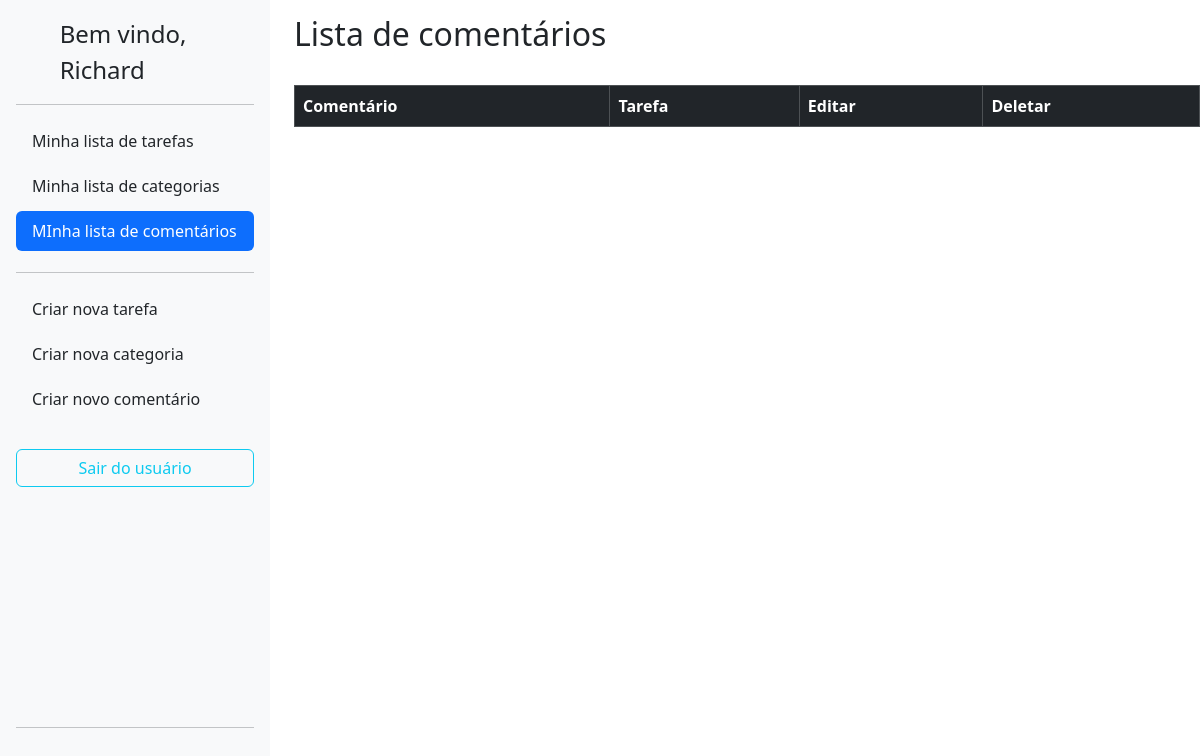
Page /comments/ (signed in) on the earlier database version.
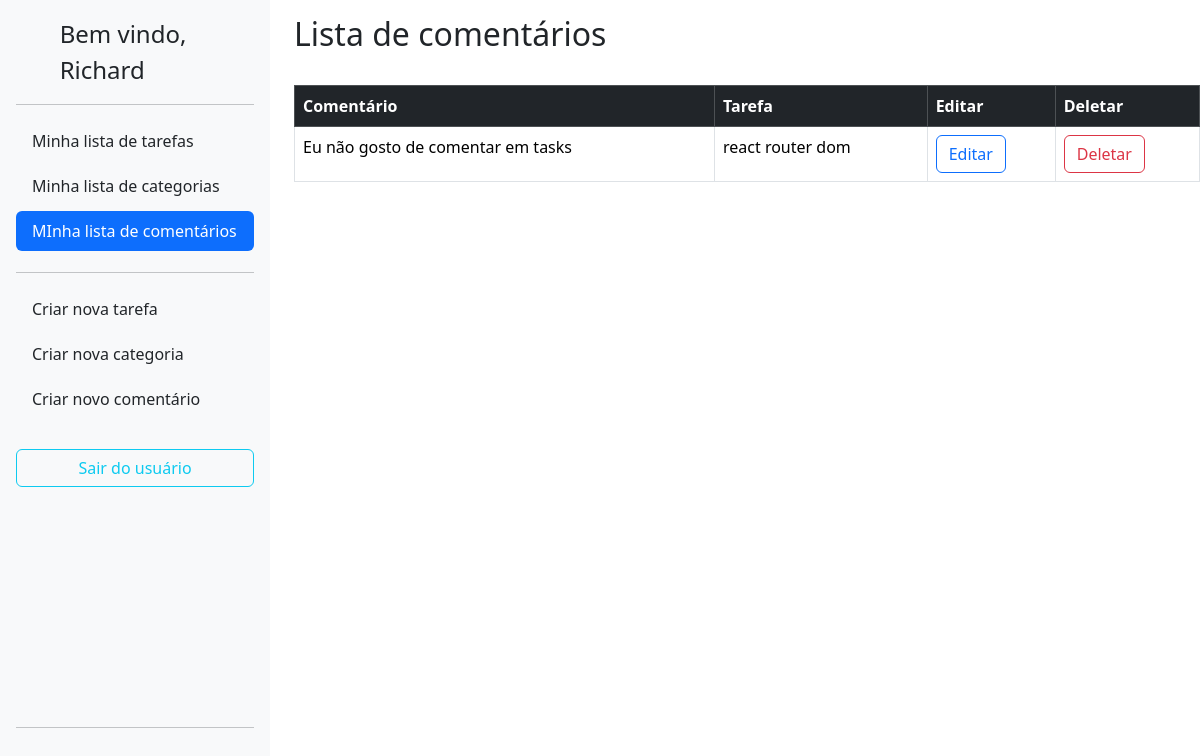
Same page on the later database version.
### lizetest/comments/models.py (models this page shows, shortened)
class Comment(BaseModel):
    comment = models.TextField(verbose_name="Comentário")
    task = models.ForeignKey(Task,on_delete=models.CASCADE,verbose_name="Tarefa")
    author = models.ForeignKey(User,on_delete=models.CASCADE,blank=True)

### lizetest/todo/models.py (models this page shows)
class Task(BaseModel):
    title = models.CharField(max_length=255,verbose_name="Título")
    description = models.TextField(verbose_name='Descrição')
    category = models.ForeignKey(Category, on_delete=models.CASCADE,verbose_name="Categoria")
    completion_date = models.DateTimeField(null=True, blank=True)
    completed = models.BooleanField(default=False)
    author = models.ForeignKey(User,on_delete=models.CASCADE,blank=True)
    def __str__(self):
        return self.title

### lizetest/comments/views.py (the view)
# urls.py: path('', CommentsListView.as_view(), name='comments_list'),
class CommentsListView(ListView,BaseViews):
    model = Comment
    template_name = 'comments_list.html'
    context_object_name = 'comments'
    def get_queryset(self):
        return Comment.objects.filter(author=self.request.user)
    def get_context_data(self, **kwargs):
        context = super().get_context_data(**kwargs)
        context['user'] = self.request.user.username
        return context

### lizetest/core/models.py (called while the page is built)
    def dispatch(self, request, *args, **kwargs):
        if not request.user.is_authenticated:
            return redirect('accounts:login')
        return super().dispatch(request, *args, **kwargs)

### lizetest/comments/templates/comments_list.html (shortened to what this page needs)
{% extends 'base.html' %}
  {% block content %}
  <div class="row">
    <div class="col-auto">
      {% include 'sidebar.html' %}
    </div>
    <div class="col">
      <h2 style="padding-top: 15px;">Lista de comentários</h2><br>
      <table class="table table-bordered">
        <thead>
          <tr class="table-dark">
            <th scope="col">Comentário</th>
            <th scope="col">Tarefa</th>
            <th scope="col">Editar</th>
            <th scope="col">Deletar</th>
          </tr>
        </thead>
        <tbody>
          {% for comment in comments %}
          <tr>
            <td>{{comment.comment}}</td>
            <td>{{comment.task}}</td>
            <td>
              <a href="{% url 'comments:comments_edit' pk=comment.pk %}">
                <button type="button" class="btn btn-outline-primary">Editar</button>
              </a>
            </td>
            <td>
              <a href="{% url 'comments:comments_delete' pk=comment.pk %}">
              <button type="button" class="btn btn-outline-danger">Deletar</button>
            </a>
            </td>
          </tr>
          {% endfor %}
        </tbody>
      </table>
      {% endblock %}

Differences in the rows shown:
added Comment: comment "Eu não gosto de comentar em tasks", task "react router dom"
